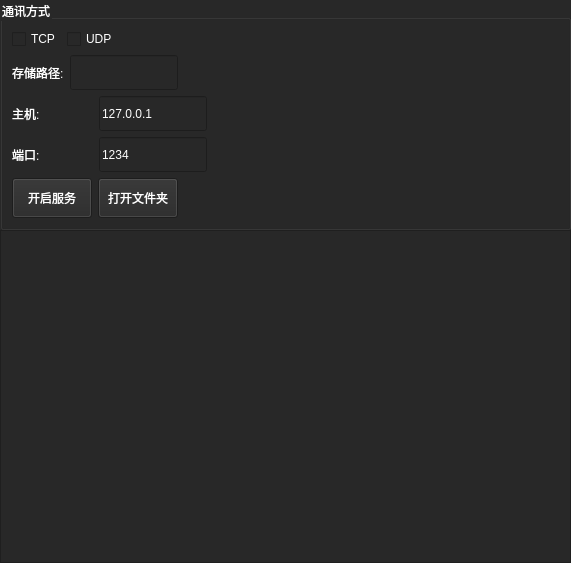
<?xml version="1.0" encoding="UTF-8"?>
<ui version="4.0">
 <class>Form</class>
 <widget class="QWidget" name="Form">
  <property name="geometry">
   <rect>
    <x>0</x>
    <y>0</y>
    <width>571</width>
    <height>563</height>
   </rect>
  </property>
  <property name="windowTitle">
   <string>Form</string>
  </property>
  <property name="styleSheet">
   <string notr="true">background-color: rgb(40, 40, 40);
font: 14pt &quot;Arial&quot;;
color: rgb(255, 255, 255);</string>
  </property>
  <layout class="QGridLayout" name="gridLayout_2">
   <property name="leftMargin">
    <number>0</number>
   </property>
   <property name="topMargin">
    <number>0</number>
   </property>
   <property name="rightMargin">
    <number>0</number>
   </property>
   <property name="bottomMargin">
    <number>0</number>
   </property>
   <item row="0" column="0">
    <layout class="QVBoxLayout" name="verticalLayout_2">
     <property name="spacing">
      <number>0</number>
     </property>
     <item>
      <widget class="QGroupBox" name="groupBox">
       <property name="title">
        <string>通讯方式</string>
       </property>
       <layout class="QGridLayout" name="gridLayout">
        <item row="0" column="0">
         <layout class="QVBoxLayout" name="verticalLayout">
          <item>
           <layout class="QHBoxLayout" name="horizontalLayout_3">
            <item>
             <widget class="QCheckBox" name="tcp_checkBox">
              <property name="text">
               <string>TCP</string>
              </property>
              <attribute name="buttonGroup">
               <string notr="true">buttonGroup</string>
              </attribute>
             </widget>
            </item>
            <item>
             <widget class="QCheckBox" name="udp_checkBox">
              <property name="text">
               <string>UDP</string>
              </property>
              <attribute name="buttonGroup">
               <string notr="true">buttonGroup</string>
              </attribute>
             </widget>
            </item>
            <item>
             <spacer name="horizontalSpacer_4">
              <property name="orientation">
               <enum>Qt::Horizontal</enum>
              </property>
              <property name="sizeHint" stdset="0">
               <size>
                <width>40</width>
                <height>20</height>
               </size>
              </property>
             </spacer>
            </item>
           </layout>
          </item>
          <item>
           <layout class="QHBoxLayout" name="horizontalLayout_6">
            <item>
             <widget class="QLabel" name="label_3">
              <property name="text">
               <string>存储路径:</string>
              </property>
             </widget>
            </item>
            <item>
             <widget class="QLineEdit" name="save_path_lineEdit">
              <property name="minimumSize">
               <size>
                <width>0</width>
                <height>35</height>
               </size>
              </property>
              <property name="maximumSize">
               <size>
                <width>219</width>
                <height>16777215</height>
               </size>
              </property>
              <property name="readOnly">
               <bool>true</bool>
              </property>
             </widget>
            </item>
            <item>
             <spacer name="horizontalSpacer">
              <property name="orientation">
               <enum>Qt::Horizontal</enum>
              </property>
              <property name="sizeHint" stdset="0">
               <size>
                <width>40</width>
                <height>20</height>
               </size>
              </property>
             </spacer>
            </item>
           </layout>
          </item>
          <item>
           <layout class="QHBoxLayout" name="horizontalLayout">
            <item>
             <widget class="QLabel" name="label">
              <property name="minimumSize">
               <size>
                <width>81</width>
                <height>0</height>
               </size>
              </property>
              <property name="text">
               <string>主机:</string>
              </property>
             </widget>
            </item>
            <item>
             <widget class="QLineEdit" name="host_lineEdit">
              <property name="minimumSize">
               <size>
                <width>0</width>
                <height>35</height>
               </size>
              </property>
              <property name="maximumSize">
               <size>
                <width>219</width>
                <height>16777215</height>
               </size>
              </property>
              <property name="text">
               <string>127.0.0.1</string>
              </property>
             </widget>
            </item>
            <item>
             <spacer name="horizontalSpacer_5">
              <property name="orientation">
               <enum>Qt::Horizontal</enum>
              </property>
              <property name="sizeHint" stdset="0">
               <size>
                <width>40</width>
                <height>20</height>
               </size>
              </property>
             </spacer>
            </item>
           </layout>
          </item>
          <item>
           <layout class="QHBoxLayout" name="horizontalLayout_2">
            <item>
             <widget class="QLabel" name="label_2">
              <property name="minimumSize">
               <size>
                <width>81</width>
                <height>0</height>
               </size>
              </property>
              <property name="text">
               <string>端口:</string>
              </property>
             </widget>
            </item>
            <item>
             <widget class="QLineEdit" name="port_lineEdit">
              <property name="minimumSize">
               <size>
                <width>0</width>
                <height>35</height>
               </size>
              </property>
              <property name="maximumSize">
               <size>
                <width>219</width>
                <height>16777215</height>
               </size>
              </property>
              <property name="text">
               <string>1234</string>
              </property>
             </widget>
            </item>
            <item>
             <spacer name="horizontalSpacer_6">
              <property name="orientation">
               <enum>Qt::Horizontal</enum>
              </property>
              <property name="sizeHint" stdset="0">
               <size>
                <width>40</width>
                <height>20</height>
               </size>
              </property>
             </spacer>
            </item>
           </layout>
          </item>
          <item>
           <layout class="QHBoxLayout" name="horizontalLayout_5">
            <item>
             <widget class="QPushButton" name="start_server_pushButton">
              <property name="minimumSize">
               <size>
                <width>0</width>
                <height>40</height>
               </size>
              </property>
              <property name="text">
               <string>开启服务</string>
              </property>
             </widget>
            </item>
            <item>
             <widget class="QPushButton" name="open_folder_pushButton">
              <property name="minimumSize">
               <size>
                <width>0</width>
                <height>40</height>
               </size>
              </property>
              <property name="text">
               <string>打开文件夹</string>
              </property>
             </widget>
            </item>
            <item>
             <spacer name="horizontalSpacer_3">
              <property name="orientation">
               <enum>Qt::Horizontal</enum>
              </property>
              <property name="sizeHint" stdset="0">
               <size>
                <width>40</width>
                <height>20</height>
               </size>
              </property>
             </spacer>
            </item>
           </layout>
          </item>
         </layout>
        </item>
        <item row="0" column="1">
         <spacer name="horizontalSpacer_2">
          <property name="orientation">
           <enum>Qt::Horizontal</enum>
          </property>
          <property name="sizeHint" stdset="0">
           <size>
            <width>40</width>
            <height>20</height>
           </size>
          </property>
         </spacer>
        </item>
       </layout>
      </widget>
     </item>
     <item>
      <widget class="QTextBrowser" name="textBrowser">
       <property name="styleSheet">
        <string notr="true">background-color: rgb(40, 40, 40);
font: 14pt &quot;Arial&quot;;
color: rgb(255, 255, 255);</string>
       </property>
       <property name="html">
        <string>&lt;!DOCTYPE HTML PUBLIC &quot;-//W3C//DTD HTML 4.0//EN&quot; &quot;http://www.w3.org/TR/REC-html40/strict.dtd&quot;&gt;
&lt;html&gt;&lt;head&gt;&lt;meta name=&quot;qrichtext&quot; content=&quot;1&quot; /&gt;&lt;style type=&quot;text/css&quot;&gt;
p, li { white-space: pre-wrap; }
&lt;/style&gt;&lt;/head&gt;&lt;body style=&quot; font-family:'Arial'; font-size:14pt; font-weight:400; font-style:normal;&quot;&gt;
&lt;p style=&quot;-qt-paragraph-type:empty; margin-top:0px; margin-bottom:0px; margin-left:0px; margin-right:0px; -qt-block-indent:0; text-indent:0px;&quot;&gt;&lt;br /&gt;&lt;/p&gt;&lt;/body&gt;&lt;/html&gt;</string>
       </property>
      </widget>
     </item>
    </layout>
   </item>
  </layout>
 </widget>
 <resources/>
 <connections/>
 <buttongroups>
  <buttongroup name="buttonGroup"/>
 </buttongroups>
</ui>
